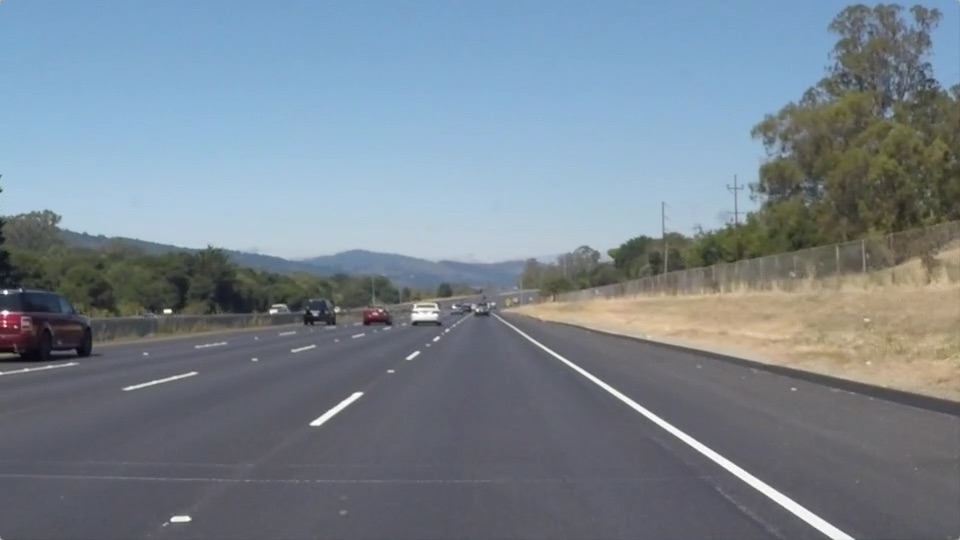
#> input picture notes/solidWhiteRight.jpg, 960 x 540 px
$ python 6_color_and_region_selections.py
#> lines starting #> are read from the running program, lines starting #| are printed output that depends on the picture
# URL: https://classroom.udacity.com/nanodegrees/nd013/parts/fbf77062-5703-404e-b60c-95b78b2f3f9e/modules/83ec35ee-1e02-48a5-bdb7-d244bd47c2dc/lessons/8c82408b-a217-4d09-b81d-1bda4c6380ef/concepts/c87c2a1c-c80e-4383-bf66-c1182ae91661


# Combining Color and Region Selections
#
# Now you've seen how to mask out a region of interest in an image. Next, let's combine the mask and color selection to
# pull only the lane lines out of the image.
#
# Check out the code below. Here we’re doing both the color and region selection steps, requiring that a pixel meet
# both the mask and color selection requirements to be retained.

import matplotlib.pyplot as plt
import matplotlib.image as mpimg
import numpy as np

# Read in the image
image = mpimg.imread("solidWhiteRight.jpg")
#> image is the input picture: shape (540, 960, 3); mean R, G, B 120.3, 132.6, 143.7

print('image shape: ', image.shape)
#| image shape:  (540, 960, 3)

# Grab the x and y sizes and make two copies of the image
# With one copy we'll extract only the pixels that meet our selection,
# then we'll paint those pixels red in the original image to see our selection
# overlaid on the original.

ysize = image.shape[0]
#> ysize = 540
xsize = image.shape[1]
#> xsize = 960

color_select = np.copy(image)
line_image = np.copy(image)

# Define our color criteria
red_threshold = 0
green_threshold = 0
blue_threshold = 0
rgb_threshold = [red_threshold, green_threshold, blue_threshold]

# Define a triangle region of interest (Note: if you run this code,
# Keep in mind the origin (x=0, y=0) is in the upper left in image processing
# you'll find these are not sensible values!!
# But you'll get a chance to play with them soon in a quiz ;)

left_bottom = [0, 539]
right_bottom = [900, 300]
apex = [400, 0]

fit_left = np.polyfit((left_bottom[0], apex[0]), (left_bottom[1], apex[1]), 1)
fit_right = np.polyfit((right_bottom[0], apex[0]), (right_bottom[1], apex[1]), 1)
fit_bottom = np.polyfit((left_bottom[0], right_bottom[0]), (left_bottom[1], right_bottom[1]), 1)

# Perform a "bitwise or" to mask pixels below the threshold
color_thresholds = (image[:, :, 0] < rgb_threshold[0]) | \
                   (image[:, :, 1] < rgb_threshold[1]) | \
                   (image[:, :, 2] < rgb_threshold[2])
#> color_thresholds: shape (540, 960) bool; every value is 0

# Find the region inside the lines
XX, YY = np.meshgrid(np.arange(0, xsize), np.arange(0, ysize))
region_thresholds = (YY > (XX * fit_left[0] + fit_left[1])) & \
                    (YY > (XX * fit_right[0] + fit_right[1])) & \
                    (YY < (XX * fit_bottom[0] + fit_bottom[1]))

# Mask color selection
color_select[color_thresholds] = [0, 0, 0]

# Find where image is both colored right and in the region
line_image[~color_thresholds & region_thresholds] = [255, 0, 0]
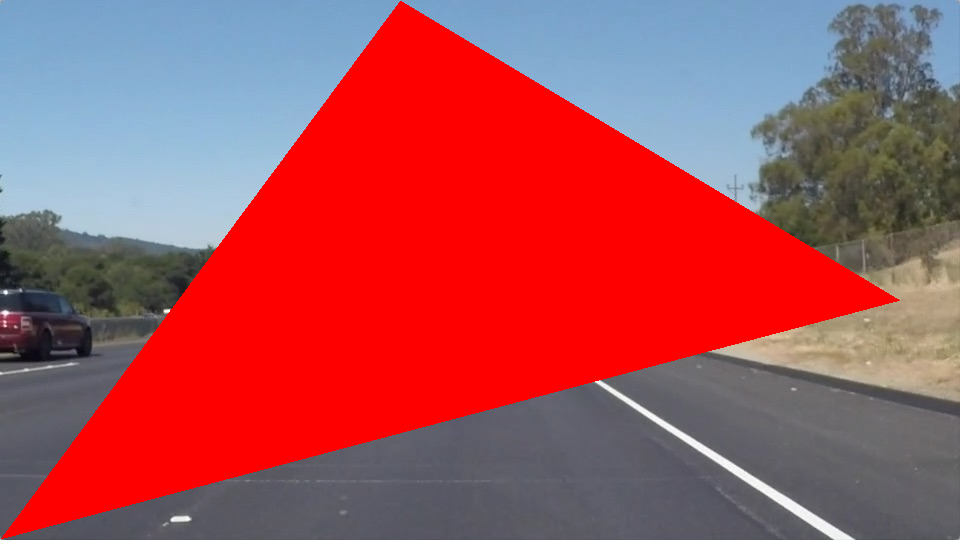
#> line_image: shape (540, 960, 3); mean R, G, B 167.8, 80.4, 88

# Display our two output images
plt.imshow(color_select)
plt.imshow(line_image)

plt.show()
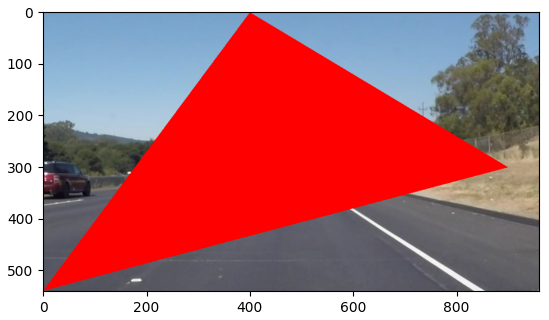
#> figure drawn by matplotlib, 1 panel

$ run again, with notes/exit_ramp.jpg copied over notes/solidWhiteRight.jpg
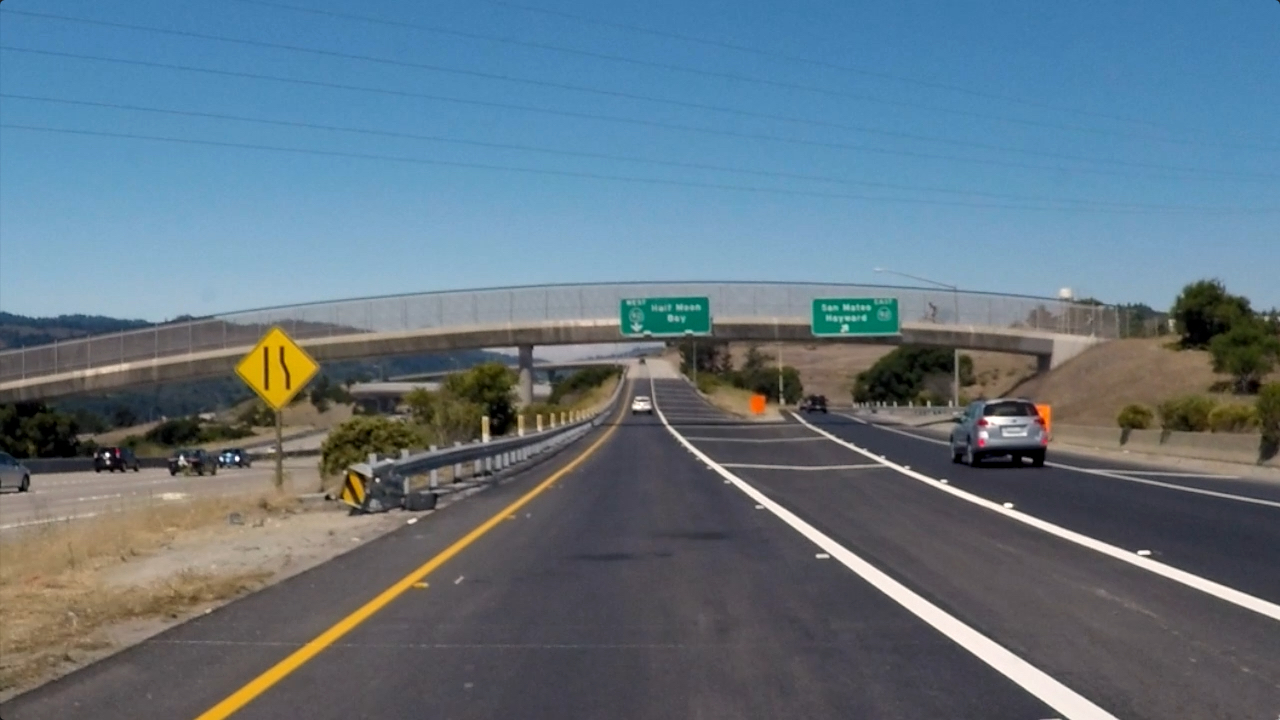
#> input picture notes/exit_ramp.jpg, 1280 x 720 px
#> image is the input picture: shape (720, 1280, 3); mean R, G, B 98.5, 117, 129.7
#| image shape:  (720, 1280, 3)
#> color_thresholds: shape (720, 1280) bool; every value is 0
#> `line_image[~color_thresholds & region_thresholds] = [255, 0, 0]`:
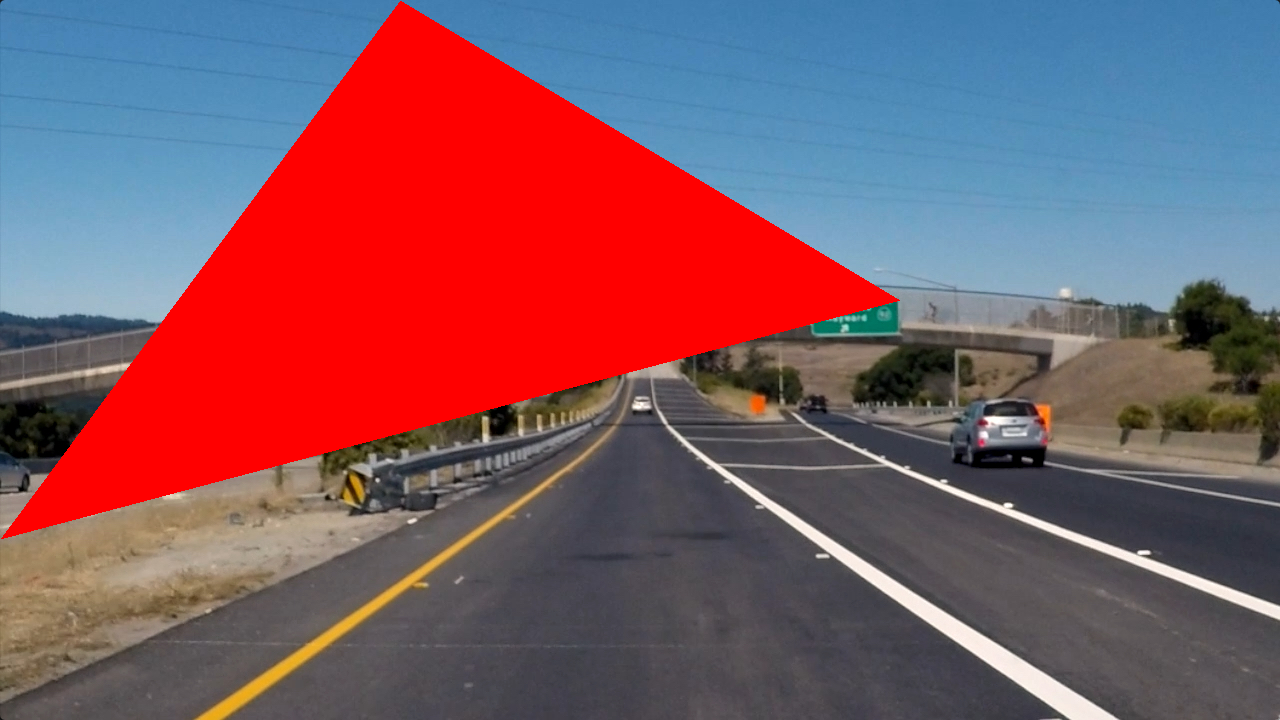
#> line_image: shape (720, 1280, 3); mean R, G, B 129.1, 88.3, 98.3
#> `plt.show()`:
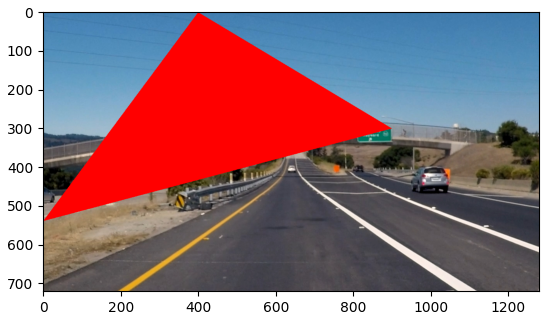
#> figure drawn by matplotlib, 1 panel

$ run again, with notes/exit-ramp.png saved as notes/solidWhiteRight.jpg
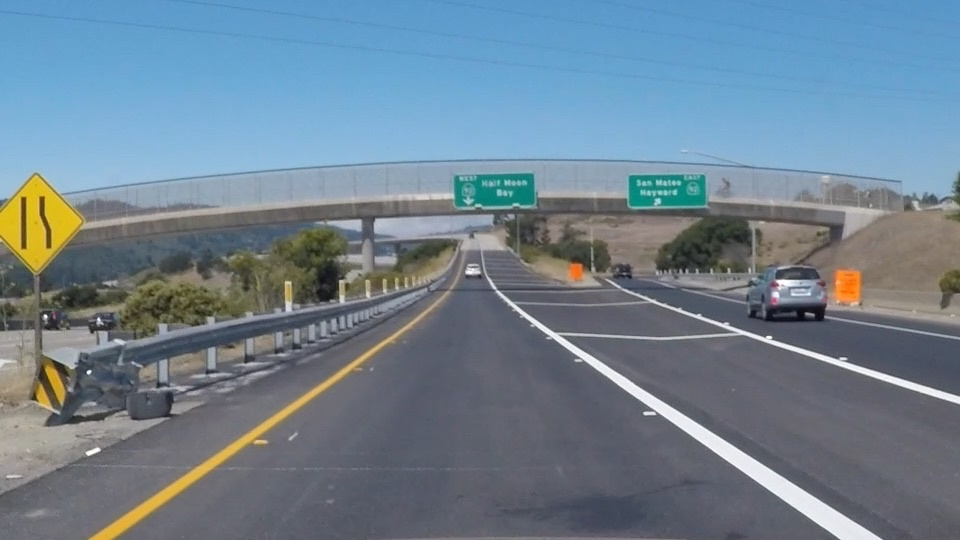
#> input picture notes/exit-ramp.png, 960 x 540 px
#> image is the input picture: shape (540, 960, 3); mean R, G, B 111.3, 130.2, 144.4
#| image shape:  (540, 960, 3)
#> color_thresholds: shape (540, 960) bool; every value is 0
#> `line_image[~color_thresholds & region_thresholds] = [255, 0, 0]`:
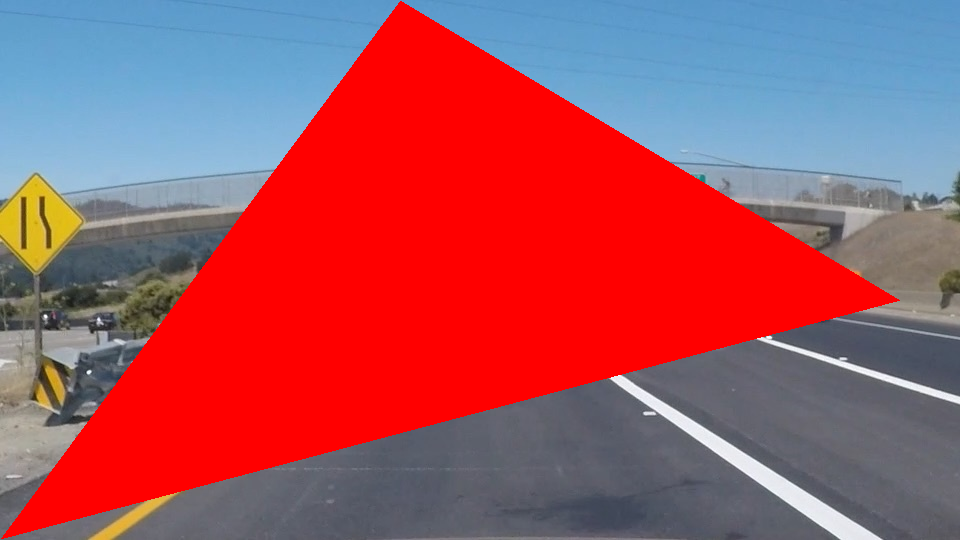
#> line_image: shape (540, 960, 3); mean R, G, B 165.2, 83.9, 95.2
#> `plt.show()`:
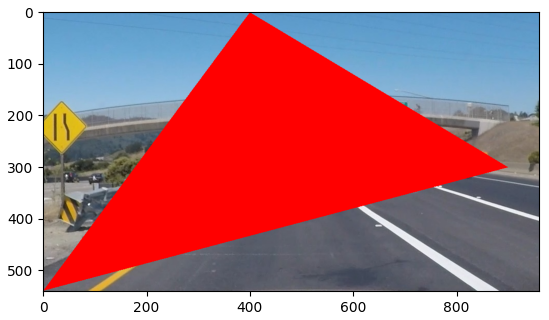
#> figure drawn by matplotlib, 1 panel
